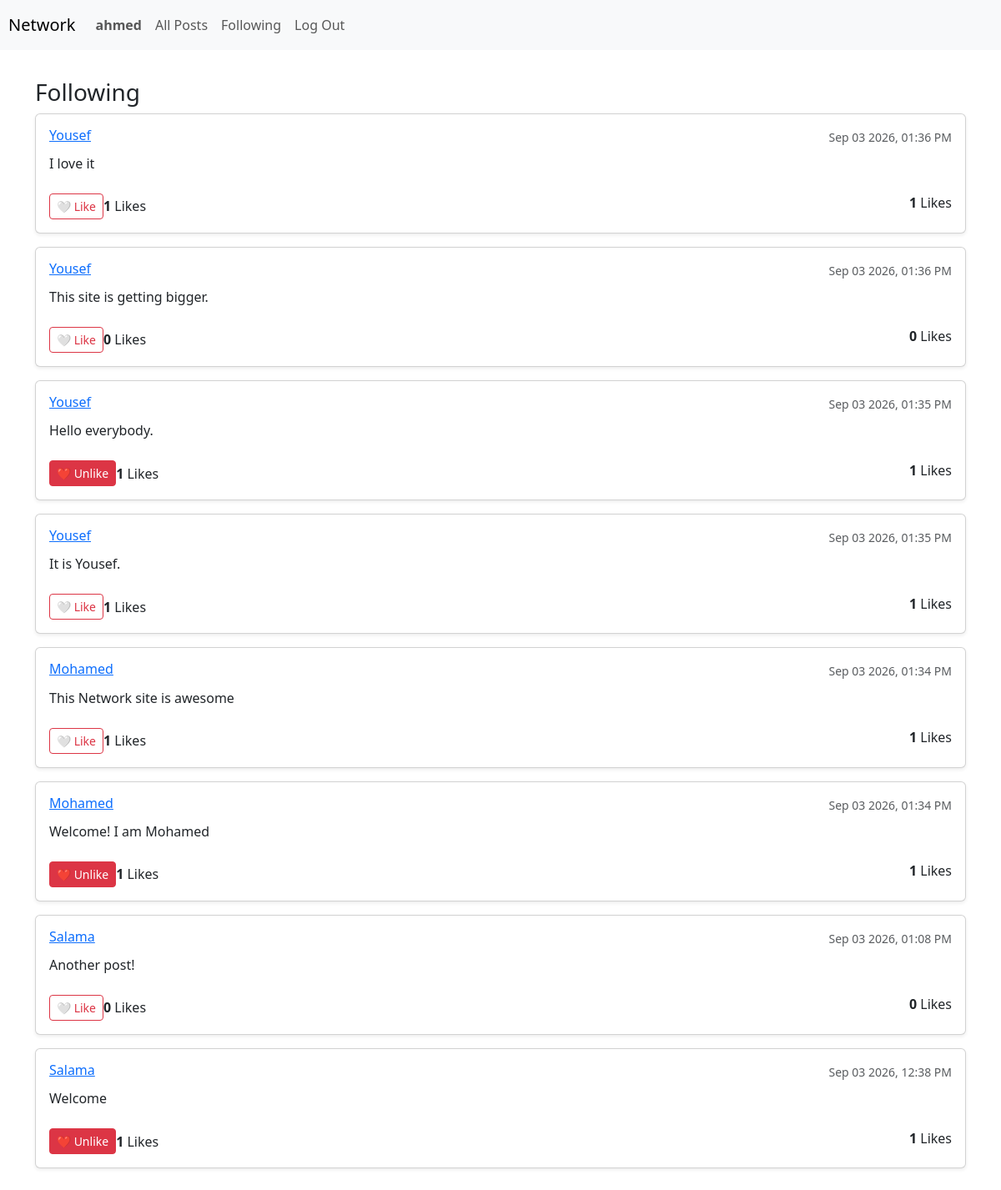
Page /following (signed in) on the earlier database version.
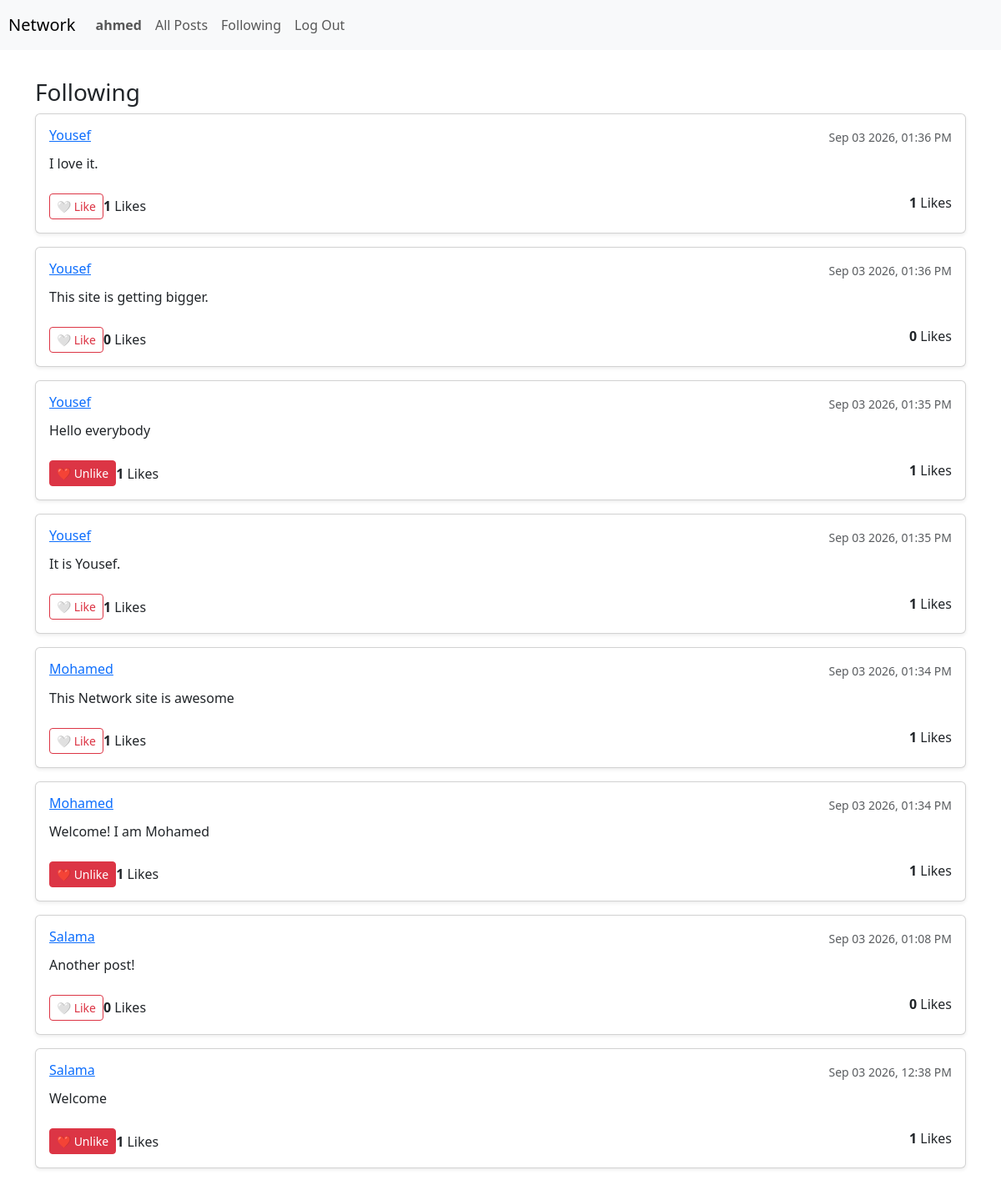
Same page on the later database version.
### network/models.py (models this page shows, shortened)
class Post(models.Model):
    user = models.ForeignKey(User, on_delete=models.CASCADE, related_name="posts")
    content = models.TextField(blank=False)
    timestamp = models.DateTimeField(auto_now_add=True)
    likes = models.ManyToManyField(User, blank=True, related_name="liked_posts")

class User(AbstractUser):
    pass

### network/views.py (the view)
# urls.py: path("following", views.following, name="following"),
@login_required
def following(request):
    followed_users = Follow.objects.filter(user=request.user).values_list('following_user', flat=True)
    posts_list = Post.objects.filter(user__in=followed_users).order_by("-timestamp")
    paginator = Paginator(posts_list, 10)
    page_number = request.GET.get('page')
    page_obj = paginator.get_page(page_number)
    return render(request, "network/following.html", {
        "page_obj": page_obj
    })

### network/templates/network/following.html (shortened to what this page needs)
{% extends "network/layout.html" %}
{% block body %}
    <div class="container mt-4">
        <h3>Following</h3>
        <div class="posts-list">
            {% for post in page_obj %}
                <div class="card mb-3 p-3 shadow-sm" id="post-card-{{ post.id }}">
                    <div class="d-flex justify-content-between align-items-center">
                        <h6 class="font-weight-bold mb-1">
                            <a href="{% url 'profile' post.user.username %}">{{ post.user.username }}</a>
                        </h6>
                        <small class="text-muted">{{ post.timestamp|date:"M d Y, h:i A" }}</small>
                    </div>
                    <p class="mt-2 mb-2" id="post-content-{{ post.id }}">{{ post.content }}</p>
                    <div class="d-flex justify-content-between align-items-center mt-2">
                        <div class="d-flex align-items-center mt-2">
                            {% if user.is_authenticated %}
                                <button class="btn btn-sm {% if user in post.likes.all %}btn-danger{% else %}btn-outline-danger{% endif %} mr-2"
                                        id="like-btn-{{ post.id }}"
                                        onclick="toggleLike('{{ post.id }}')">
                                    {% if user in post.likes.all %}❤️ Unlike{% else %}🤍 Like{% endif %}
                                </button>
                            {% else %}
                                <span class="mr-2">❤️</span>
                            {% endif %}
                            <span id="like-count-{{ post.id }}">
                                <strong>{{ post.likes.count }}</strong> Likes
                            </span>
                        </div>
                        <span id="like-count-{{ post.id }}">
                            <strong>{{ post.likes.count }}</strong> Likes
                        </span>
                    </div>
                </div>
            {% empty %}
                <p class="text-muted">No posts from users you follow.</p>
            {% endfor %}
        </div>
    </div>
{% endblock %}

Differences in the rows shown:
changed Post: content "I love it" → "I love it."
changed Post: content "Hello everybody." → "Hello everybody"
